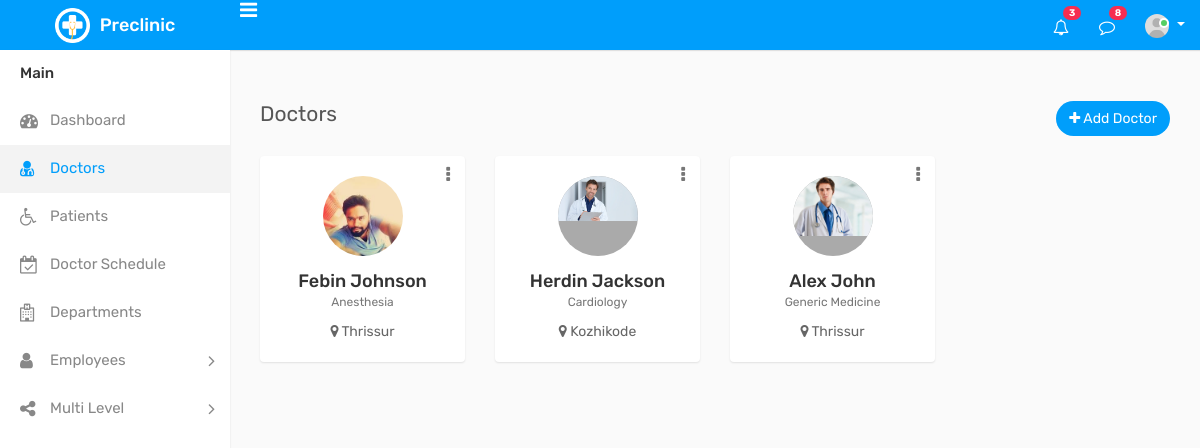
The page /medico/preclinic/doctors.php on the database its author committed.
### tables this page shows
CREATE TABLE IF NOT EXISTS `doctor` (
  `doctor_id` int(4) NOT NULL AUTO_INCREMENT,
  `doctor_name` varchar(30) NOT NULL,
  `department` varchar(30) DEFAULT NULL,
  `userName` varchar(30) NOT NULL,
  `email` varchar(100) NOT NULL,
  `pass` varchar(30) NOT NULL,
  `dateOfBirth` varchar(30) NOT NULL,
  `gender` varchar(10) NOT NULL,
  `addrss` varchar(100) NOT NULL,
  `city` varchar(30) NOT NULL,
  `Province` varchar(30) NOT NULL,
  `postalCode` int(6) NOT NULL,
  `phone` bigint(10) DEFAULT NULL,
  `profilePic` longblob NOT NULL,
  `shortBio` varchar(100) NOT NULL,
  `docStatus` varchar(10) NOT NULL,
  PRIMARY KEY (`doctor_id`),
  KEY `department` (`department`)
);

### medico/preclinic/doctors.php (the view, shortened to what this page needs)
<?php
include('connection.php');
$doc="select * from doctor";
$result=$conn->query($doc);
?>
<!DOCTYPE html>
<html lang="en">
<head>
    <link rel="stylesheet" type="text/css" href="assets/css/bootstrap.min.css">
    <link rel="stylesheet" type="text/css" href="assets/css/font-awesome.min.css">
    <link rel="stylesheet" type="text/css" href="assets/css/select2.min.css">
    <link rel="stylesheet" type="text/css" href="assets/css/bootstrap-datetimepicker.min.css">
    <link rel="stylesheet" type="text/css" href="assets/css/style.css">
</head>
<body>
    <div class="main-wrapper">
        <div class="header">
			<div class="header-left">
				<a href="#" class="logo">
					<img src="assets/img/logo.png" width="35" height="35" alt=""> <span>Preclinic</span>
				</a>
			</div>
			<a id="toggle_btn" href="javascript:void(0);"><i class="fa fa-bars"></i></a>
            <ul class="nav user-menu float-right">
                <li class="nav-item dropdown d-none d-sm-block">
                    <a href="#" class="dropdown-toggle nav-link" data-toggle="dropdown"><i class="fa fa-bell-o"></i> <span class="badge badge-pill bg-danger float-right">3</span></a>
                </li>
                <li class="nav-item dropdown d-none d-sm-block">
                    <a href="javascript:void(0);" id="open_msg_box" class="hasnotifications nav-link"><i class="fa fa-comment-o"></i> <span class="badge badge-pill bg-danger float-right">8</span></a>
                </li>
                <li class="nav-item dropdown has-arrow">
                    <a href="#" class="dropdown-toggle nav-link user-link" data-toggle="dropdown">
                        <span class="user-img"><img class="rounded-circle" src="assets/img/user.jpg" width="40" alt="Admin">
							<span class="status online"></span></span>
                    </a>
                </li>
            </ul>
        </div>
        <div class="sidebar" id="sidebar">
            <div class="slimScrollDiv" style="position: relative; overflow: hidden; width: 100%; height: 597px;"><div class="sidebar-inner slimscroll" style="overflow: hidden; width: 100%; height: 597px;">
                <div id="sidebar-menu" class="sidebar-menu">
                    <ul>
                        <li class="menu-title">Main</li>
                        <li>
                            <a href="index.php"><i class="fa fa-dashboard"></i> <span>Dashboard</span></a>
                        </li>
						<li class="active">
                            <a href="doctors.php"><i class="fa fa-user-md"></i> <span>Doctors</span></a>
                        </li>
                        <li>
                            <a href="patients.php"><i class="fa fa-wheelchair"></i> <span>Patients</span></a>
                        </li>
                        <li>
                            <a href="schedule.php"><i class="fa fa-calendar-check-o"></i> <span>Doctor Schedule</span></a>
                        </li>
                        <li>
                            <a href="departments.php"><i class="fa fa-hospital-o"></i> <span>Departments</span></a>
                        </li>
						<li class="submenu">
							<a href="#"><i class="fa fa-user"></i> <span> Employees </span> <span class="menu-arrow"></span></a>
						</li>
                        <li class="submenu">
                            <a href="javascript:void(0);"><i class="fa fa-share-alt"></i> <span>Multi Level</span> <span class="menu-arrow"></span></a>
                        </li>
                    </ul>
                </div>
            </div></div>
        </div>
        <div class="page-wrapper" style="min-height: 657px;">
            <div class="content">
                <div class="row">
                    <div class="col-sm-4 col-3">
                        <h4 class="page-title">Doctors</h4>
                    </div>
                    <div class="col-sm-8 col-9 text-right m-b-20">
                        <a href="add-doctor.php" class="btn btn-primary btn-rounded float-right"><i class="fa fa-plus"></i> Add Doctor</a>
                    </div>
                </div>
				<div class="row doctor-grid">
                <?php
                                                        while($doctor=$result->fetch_assoc())
                                                        {
                                                            $docpropic=$doctor['profilePic'];
                                                            $dept=$doctor['department'];
                                                            $docname=$doctor['doctor_name'];
                                                            $city=$doctor['city'];
                ?>
                    <div class="col-md-4 col-sm-4  col-lg-3">
                        <div class="profile-widget">
                            <div class="doctor-img">
                                <a class="avatar" href="#"><img alt="" src="Images/<?php echo $docpropic?>"></a>
                            </div>
                            <div class="dropdown profile-action">
                                <a href="#" class="action-icon dropdown-toggle" data-toggle="dropdown" aria-expanded="false"><i class="fa fa-ellipsis-v"></i></a>
                            </div>
                            <h4 class="doctor-name text-ellipsis"><a href="profile.html"><?php echo $docname ?></a></h4>
                            <div class="doc-prof"><?php echo $dept ?></div>
                            <div class="user-country">
                                <i class="fa fa-map-marker"></i> <?php echo $city ?>
                            </div>
                        </div>
                    </div>
                                                        <?php } ?>
                </div>
            </div>
        </div>
    </div>
</body>
</html>

### rows shown on the page
doctor: profilePic (picture), doctor_name "Febin Johnson", department "Anesthesia", city "Thrissur"
doctor: profilePic (picture), doctor_name "Herdin Jackson", department "Cardiology", city "Kozhikode"
doctor: profilePic (picture), doctor_name "Alex John", department "Generic Medicine", city "Thrissur"
